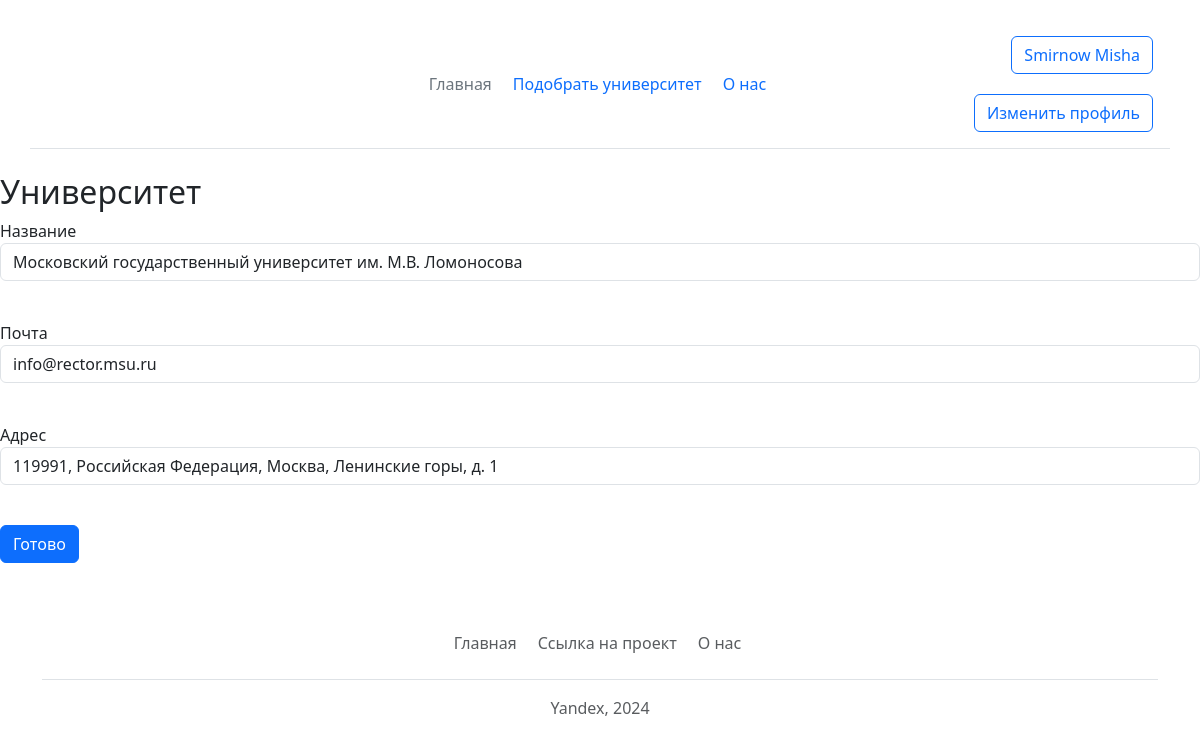
The app's page /edit_university/1 (signed in) with its own data.
### data/users.py (models this page shows, shortened)
class User(SqlAlchemyBase, UserMixin, SerializerMixin):
    __tablename__ = 'users'
    id = sqlalchemy.Column(sqlalchemy.Integer,
                           primary_key=True, autoincrement=True)
    surname = sqlalchemy.Column(sqlalchemy.String, nullable=True)
    name = sqlalchemy.Column(sqlalchemy.String, nullable=True)
    email = sqlalchemy.Column(sqlalchemy.String,
                              index=True, unique=True, nullable=True)
    hashed_password = sqlalchemy.Column(sqlalchemy.String, nullable=True)
    modified_date = sqlalchemy.Column(sqlalchemy.DateTime,
                                      default=datetime.datetime.now)
    address = sqlalchemy.Column(sqlalchemy.String, nullable=True)
    min_ege_score = sqlalchemy.Column(sqlalchemy.Integer, nullable=True)
    type = sqlalchemy.Column(sqlalchemy.Integer, nullable=True)

### data/universities.py (models this page shows)
class Universities(SqlAlchemyBase, SerializerMixin):
    __tablename__ = 'universities'
    id = sqlalchemy.Column(sqlalchemy.Integer,
                           primary_key=True, autoincrement=True)
    name = sqlalchemy.Column(sqlalchemy.String, nullable=False)
    email = sqlalchemy.Column(sqlalchemy.String, index=True, unique=True, nullable=False)
    address = sqlalchemy.Column(sqlalchemy.String, nullable=False)
    deleted = sqlalchemy.Column(sqlalchemy.Boolean, default=False, nullable=False)
    faculties = relationship('Faculties')
    competitions = relationship('Competitions',
                                secondary='comp_to_university',
                                backref='universities')

### main.py (the view, shortened to what this page needs)
@app.route('/edit_university/<int:id>', methods=['GET', 'POST'])
@login_required
def edit_university(id):
    university = db_sess.query(Universities).filter_by(id=id).first()
    form = UniversityForm(name=university.name, email=university.email, address=university.address)
    return render_template('edit_university.html', title='Редактировать университет', form=form)

### main.py
class UniversityForm(FlaskForm):
    name = StringField('Название', validators=[DataRequired()])
    email = EmailField('Почта', validators=[DataRequired(), Email()])
    address = StringField('Адрес', validators=[DataRequired()])
    submit = SubmitField('Готово')

### data/db_session.py (called while the page is built)
def create_session() -> Session:
    global __factory
    return __factory()

### main.py (called while the page is built)
@login_manager.user_loader
def load_user(user_id: int):
    db_sess = db_session.create_session()
    return db_sess.query(User).get(user_id)

### templates/edit_university.html (shortened to what this page needs)
{% extends 'base.html' %}
{% block content %}
	<h2>Университет</h2>
    <form action="" method="post" novalidate>
        <p>
            {{ form.name.label }}<br>
            {{ form.name(class="form-control") }}<br>
        </p>
        <p>
            {{ form.email.label }}<br>
            {{ form.email(class="form-control", type="email") }}<br>
        </p>
        <p>
            {{ form.address.label }}<br>
            {{ form.address(class="form-control") }}<br>
        </p>
        <p>{{ form.submit(type="submit", class="btn btn-primary") }}</p>
    </form>
{% endblock %}

### templates/base.html (shortened to what this page needs)
<!DOCTYPE html>
<html lang="ru">
<head>
    <link rel="stylesheet" href="css/style.css">
    <link rel="stylesheet" href="{{url_for('static', filename='css/main.css') }}">
    <link rel="stylesheet" href="https://cdn.jsdelivr.net/npm/bootstrap@5.3.2/dist/css/bootstrap.min.css"
>
</head>
<body>
    <header class="container d-flex flex-wrap align-items-center justify-content-center justify-content-md-between py-3 mb-4 border-bottom">
    <div class="col-md-3 mb-2 mb-md-0">
        <a href="/" class="d-inline-flex link-body-emphasis text-decoration-none">
            <svg class="bi" width="40" height="32" role="img" aria-label="Bootstrap">
                <use xlink:href="#bootstrap"></use>
            </svg>
        </a>
    </div>
    <ul class="nav col-12 col-md-auto mb-2 justify-content-center mb-md-0">
        <li><a href="/home" class="nav-link px-2 link-secondary">Главная</a></li>
        <li><a href="/select_universities" class="nav-link px-2">Подобрать университет</a></li>
        <li><a href="/about" class="nav-link px-2">О нас</a></li>
    </ul>
    <div class="col-md-3 text-end">
            {% if current_user.is_authenticated %}
                <a class="btn btn-outline-primary" href="/logout">{{ current_user.surname }} {{ current_user.name }}</a>
                <a class="btn btn-outline-primary" href="/user/{{ current_user.id }}">Изменить профиль</a>
            {% else %}
                <a href="/login" type="button" class="btn btn-outline-primary me-2">Войти</a>
                <a href="/register" type="button" class="btn btn-outline-primary me-2">Создать аккаунт</a>
            {% endif %}
    </div>
    </header>
    {% block content %}{% endblock %}
    <footer class="container py-3 my-4">
    <ul class="nav justify-content-center border-bottom pb-3 mb-3">
        <li class="nav-item"><a href="/home" class="nav-link px-2 text-body-secondary">Главная</a></li>
        <li class="nav-item"><a href="https://github.com/Mishgite/Choosing_institute"
                                class="nav-link px-2 text-body-secondary">Ссылка на проект</a></li>
        <li class="nav-item"><a href="/about" class="nav-link px-2 text-body-secondary">О нас</a></li>
    </ul>
    <p class="text-center text-body-secondary">Yandex, 2024</p>
    </footer>
</body>
</html>

### static/css/style.css (style rules this page uses)
a { display: inline-block; float: right; margin-right: 5px; margin-top: 1.25em; }

### records on screen
User: surname "Smirnow", name "Misha"
Universities: name "Московский государственный университет им. М.В. Ломоносова", email "info@rector.msu.ru", address "119991, Российская Федерация, Москва, Ленинские горы, д. 1"
